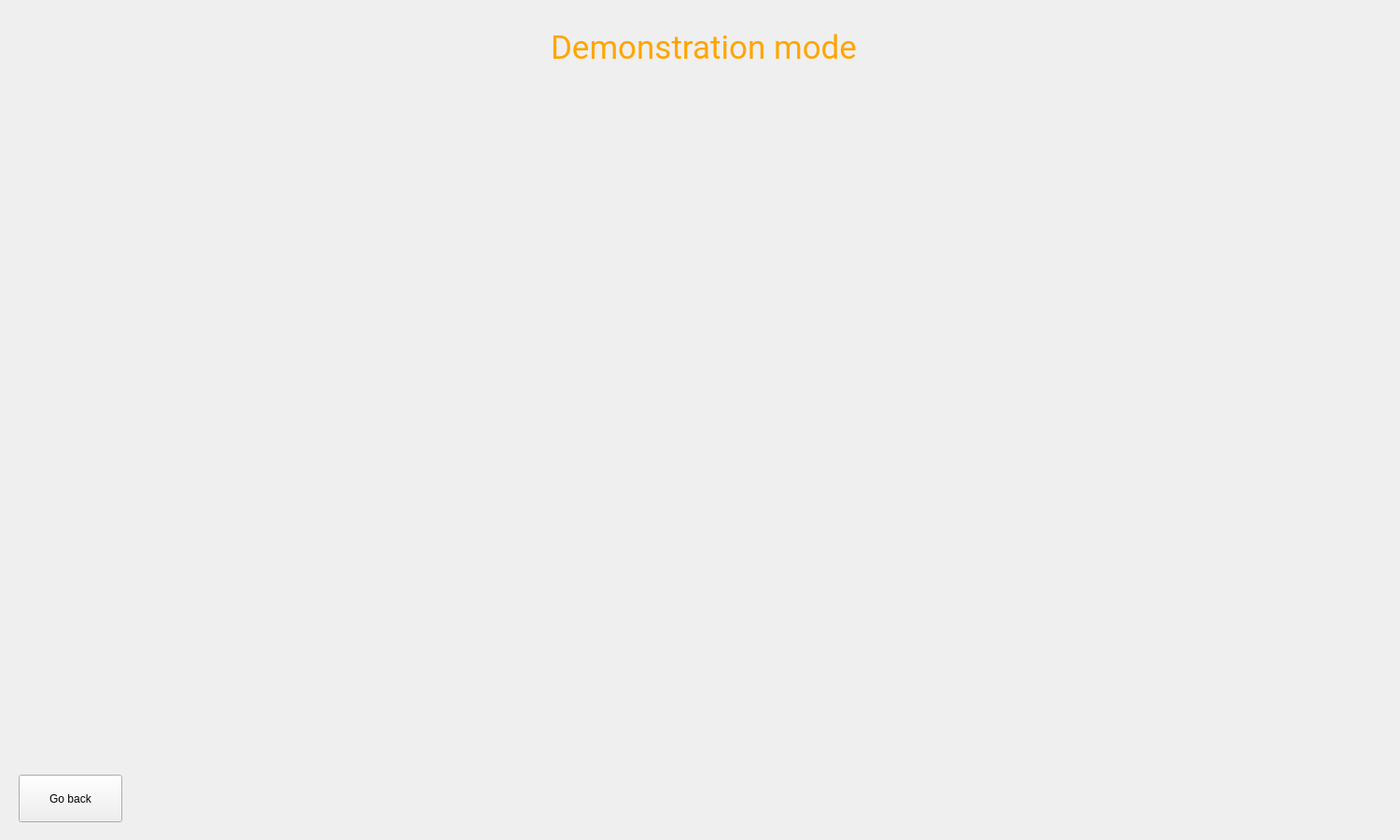
<?xml version="1.0" encoding="UTF-8"?>
<ui version="4.0">
 <class>Demo</class>
 <widget class="QWidget" name="Demo">
  <property name="geometry">
   <rect>
    <x>0</x>
    <y>0</y>
    <width>1500</width>
    <height>900</height>
   </rect>
  </property>
  <property name="windowTitle">
   <string>Form</string>
  </property>
  <widget class="QLabel" name="pageName_2">
   <property name="geometry">
    <rect>
     <x>590</x>
     <y>-20</y>
     <width>331</width>
     <height>141</height>
    </rect>
   </property>
   <property name="styleSheet">
    <string notr="true">color: orange;
font-size: 35px;
font-family: Roboto;</string>
   </property>
   <property name="text">
    <string>Demonstration mode</string>
   </property>
  </widget>
  <widget class="QPushButton" name="pushButton_2">
   <property name="geometry">
    <rect>
     <x>20</x>
     <y>830</y>
     <width>111</width>
     <height>51</height>
    </rect>
   </property>
   <property name="text">
    <string>Go back</string>
   </property>
  </widget>
 </widget>
 <resources/>
 <connections/>
</ui>
